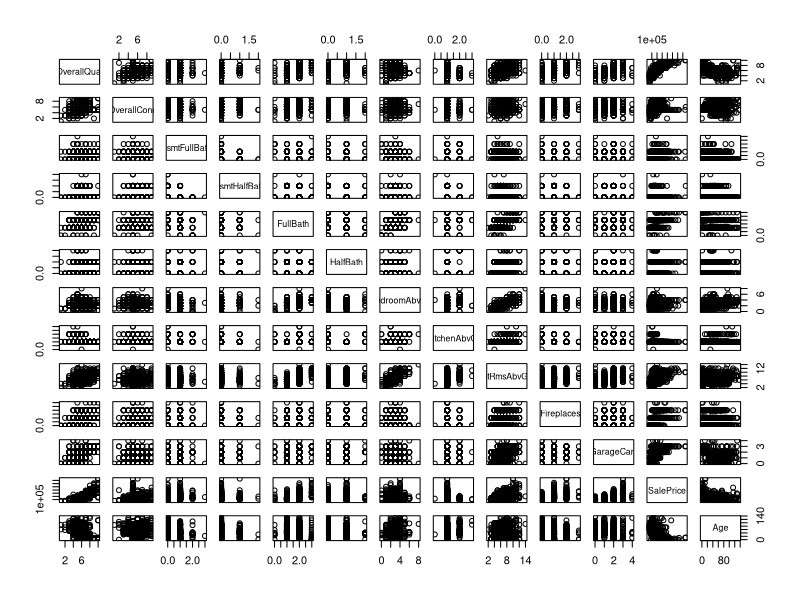
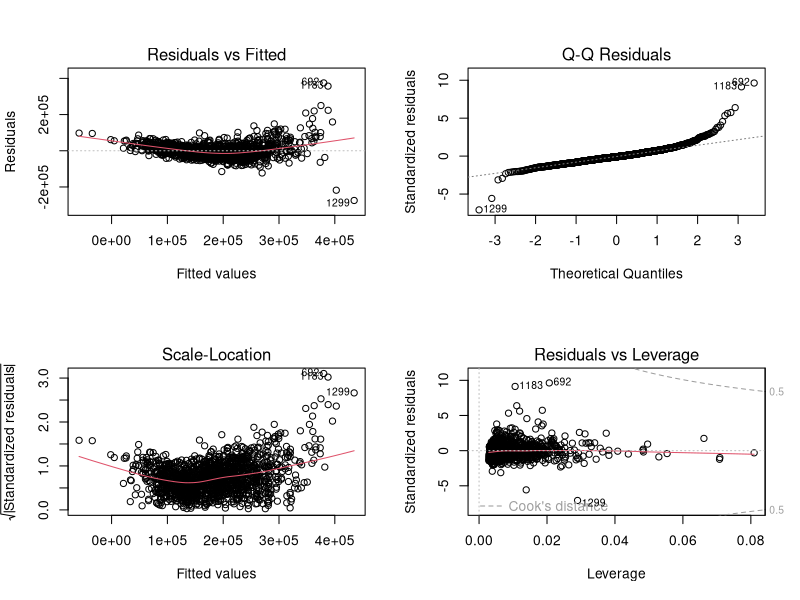
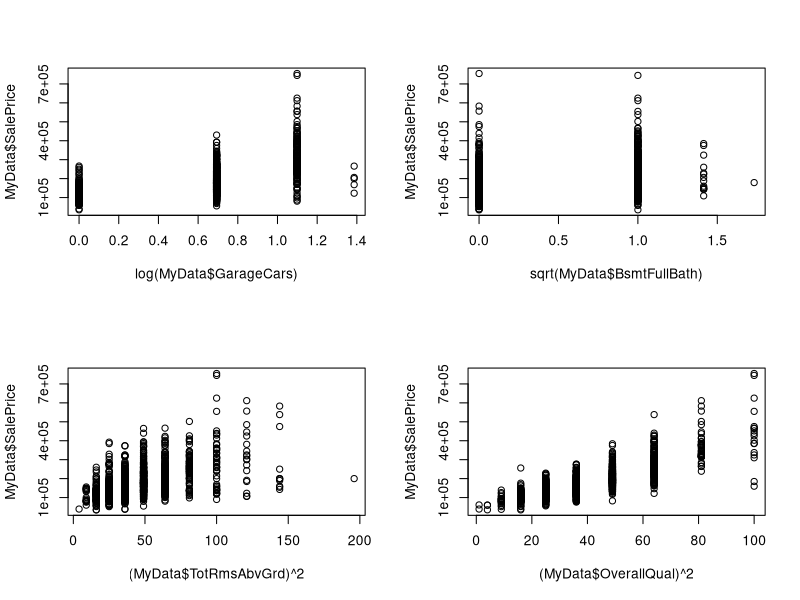
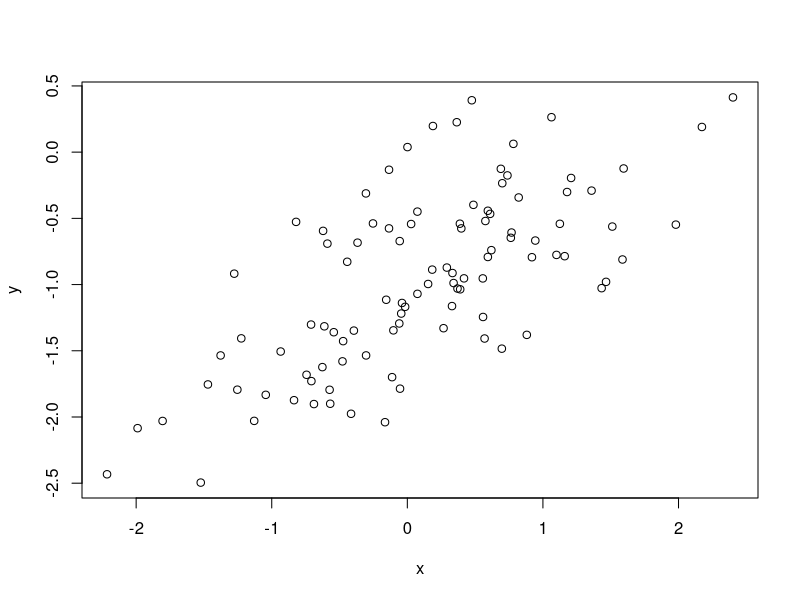
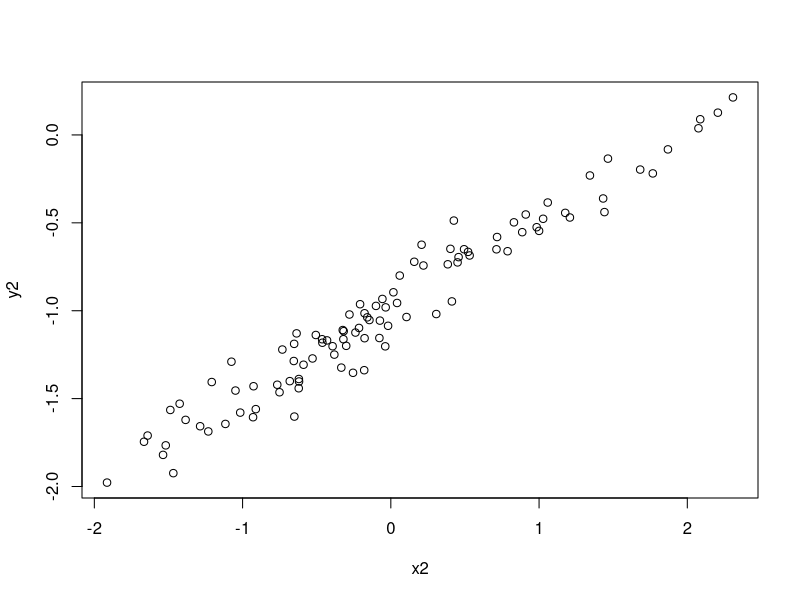

The R source for these figures, in order:

### Problem 2 - MLR on dataset

# Read CSV from working directory into R

MyData <- read.csv(file="austin_house_price.csv", header=TRUE, sep=",")

# a. Scatterplot matrix with all variables in dataset

pairs(MyData)

# b. Matrix of correlations of all variables

cor(MyData)

# c. Multiple Linear Regression

lm.fit=lm(SalePrice~., data=MyData)
summary(lm.fit)

par(mfrow = c(2, 2))
plot(lm.fit)

  # Relationship between predictors and response: 

  # By testing the null hypothesis of that there is no relationship, we can
  # reject it by looking at the p-value corresponding to the F-statistic. In
  # this case, it is very small (<2.2e-16) which means there appears to be a
  # strong relationship between "SalePrice" and atleast some of the predictors.
  # Indeed, by looking at the regression coefficients it can be seen that
  # "GarageCars", "BsmtFullBath", "TotRmsAbvGrd", "OverallQual" all have small
  # p-values and are therefore statistically significant.

  # Coefficient for the age variable:
  
  # The regression coefficient for the age, -248.83, suggests that for every 1
  # unit in age (presumably a year), SalePrice decreases by the coefficient. In
  # other words, the price falls every year which makes sense because property is
  # usuallly more expensive the newer it is.


# d. Transformation of the variables

par(mfrow = c(2, 2))
plot(log(MyData$GarageCars), MyData$SalePrice)
plot(sqrt(MyData$BsmtFullBath), MyData$SalePrice)
plot((MyData$TotRmsAbvGrd)^2, MyData$SalePrice)
plot((MyData$OverallQual)^2, MyData$SalePrice)

  # Comment on findings:

  # I decided to transform variables that had the highest statistically
  # significance (lowest p-values) because they have the greastest impact on the
  # SalesPrice. After trying out some transformation, I believe the square of the
  # overall quality gives the most linear looking plot.


### Problem 3 - SLR on simulated data

set.seed(1)
par(mfrow = c(1, 1))

# a. Generation of Feature X

x = rnorm(100)

# b. Generation of Feature eps

eps = rnorm(100, 0, sqrt(0.25))

# c. Generation of response

y = y = -1 + 0.5*x + eps
length(y)


  # Length of vector, Y:
  
  # The length of vector, Y, is 100 which makes sense since it a linear function
  # of 2 sets of 100 values

  # Values for B0 & B1:

  # B0 = -1, B1 = 0.5 as seen from the original equation


# d. Scatterplot

plot(x, y)

  # Comment on observations:
  
  # The relationship between x & y has a positive, linear slope with some
  # variance due to the noise introduced by the eps variable.

# e. Least Square Linear Model

lm.fit2 <- lm(y ~ x)
summary(lm.fit2)

  # Comment on Model:
  
  # The model has a large F-statistic with a small p-value (4.583e-15) and so the null
  # hypothesis can be rejected. This makes sense to me as we know y was indeed
  # generated using x and therefore, the two definitively have a relationship.

  # How do B^0 and B^1 compare to B0 and B1:
  
  # The constructed values for B^0 (-1.019) and B^1 (0.499) were very close to
  # the true values of -1 and 0.5. This means the linear regression model does a
  # great job modelling the relationship between x & y.

# f. Polynomial Regression Model

lm.fit2_sq = lm(y~x+I(x^2))
summary(lm.fit2_sq)

  # Does quadratic term improve the model fit:
  
  # There is evidence that the model fit has increased slightly as the RSE has
  # decreased and the R^2 is higher. However, when taking into account the large
  # p-value for the x^2 coefficient, it can be concluded that x^2 does not have
  # a relationship with y and the model is most likely overfitting the training
  # data by learning too much of the noise.

# g. Reduction of Noise

set.seed(1)
eps2 = rnorm(100, 0, 0.125)
x2 = rnorm(100)
y2 = -1 + 0.5*x2 + eps2
plot(x2, y2)
lm.fit3 = lm(y2~x2)
summary(lm.fit3)

  # Description of Results
  
  # By decreasing the variance of the normal distribution that generates the
  # error term, eps, we are able to reduce noise. The coefficients for B0 and B1
  # remain very similar which tells us that the model remained the same.
  # However, the RSE has significantly decreased, and R^2 has increased which
  # means the model fits extremely well. Again, this makes sense because the
  # underlying data is near-perfect with very little error.





